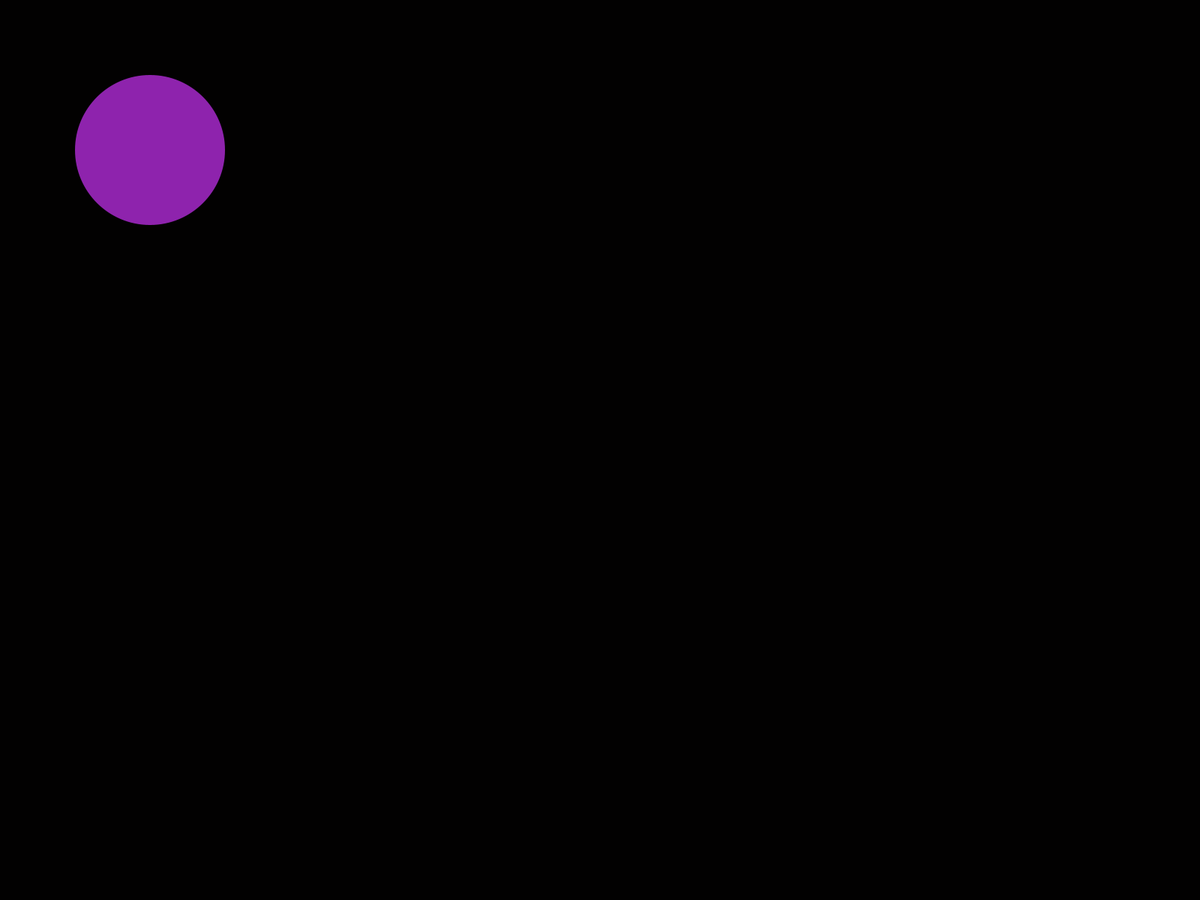
Frame 1 (no input)
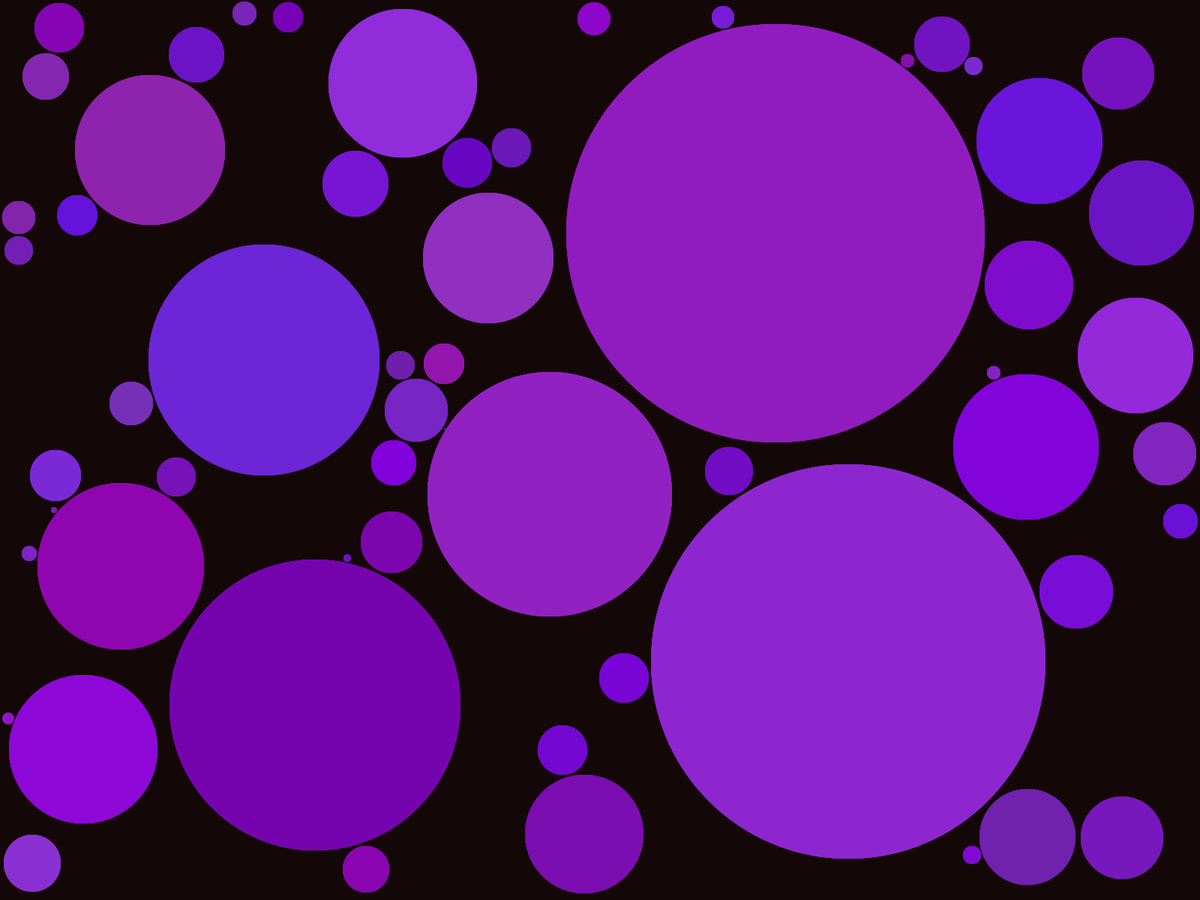
Frame 60 (the mouse pressed at the canvas centre just before this capture)
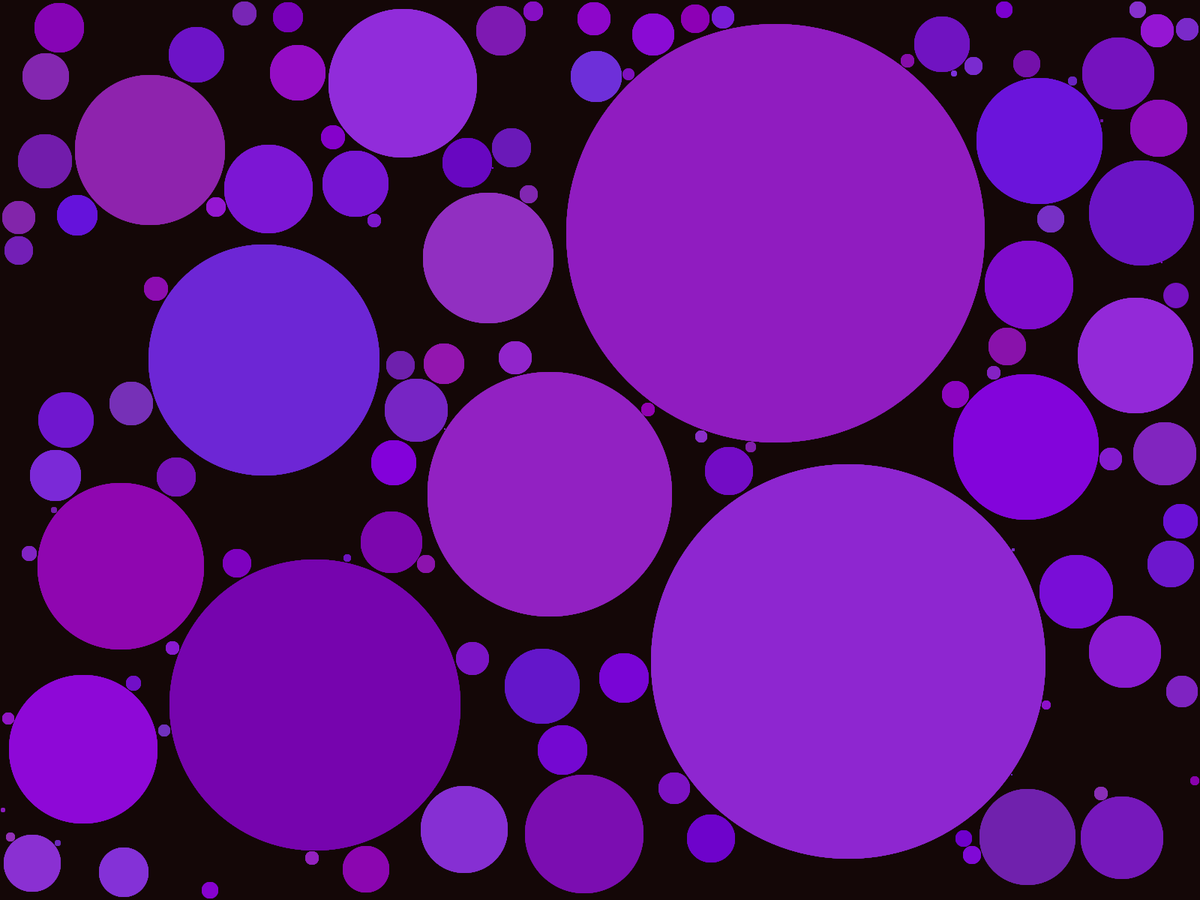
Frame 120 (the mouse held since frame 60 and released just before this capture)

The Processing sketch that drew these frames (run headless with seeded random() and noise(); from frame 60 on, the mouse is pressed at the canvas centre):

// Processing sketch: circle_filler
// ── circle_filler.pde
import java.lang.Math.*;

Center center;
ArrayList<Center> list;

float shrinkRatio = 0.9;

void setup(){
  size(800,800);
  fullScreen();
  list = new ArrayList<Center>();
  center = new Center(200,200,200);
  list.add(center);
  noFill();
  noStroke();
  frameRate(10);
  background(0);
}

void draw(){
  fill(20,10,10,20);
  rect(0,0,width, height );
  
  for(Center center : list){ center.render();}
  
  println( center.contains(mouseX,mouseY));

  addCenter();
}

float canvasDist(int x, int y){
  int[] arr = {x, y, width-x , height - y};
  return (float) (min(arr));
}

void addCenter(){
  int x = (int)  (random(width));
  int y = (int)  (random(height));

  float d = canvasDist(x,y);

  for(Center center : list){
    if(center.distance(x,y)<d) { d= center.distance(x,y);}
  }
  int dInt = (int) (shrinkRatio*d);

  if( d>0 ) { list.add( new Center(x,y,2*dInt));}
  if( d<=0) {addCenter();}
}

void keyPressed(){

  if(key ==' '){
    list = new ArrayList<Center>();
    list.add(center);
  }
}
// ── center.pde
class Center{
  int x;
  int y;
  int d;
  
  int r;
  int g;
  int b;
  
  
  
  
  Center(int x, int y, int d){
    this.x = x;
    this.y = y;
    int[] a = {2*x ,2*y , 2*abs(x-width), 2*abs(height - y), d};
    this.d = min(a);
    
    r = (int) (100 + Math.random()*50);
    
    g = (int) (0 + Math.random()*50);
    
    b = (int) (170 + Math.random()*50);
  }
  
  void render(){
    fill(r,g,b);
    circle(x,y,d);
    println("red: " + r);
    println("green: " + g);
    println("blue: " + b);
  }
  
  boolean contains(int x, int y){
    return dist(x,y,this.x,this.y)<d/2;
  }
  
  float distance(int x, int y){
    return dist(x,y,this.x,this.y)-(d/2);
  }
}
